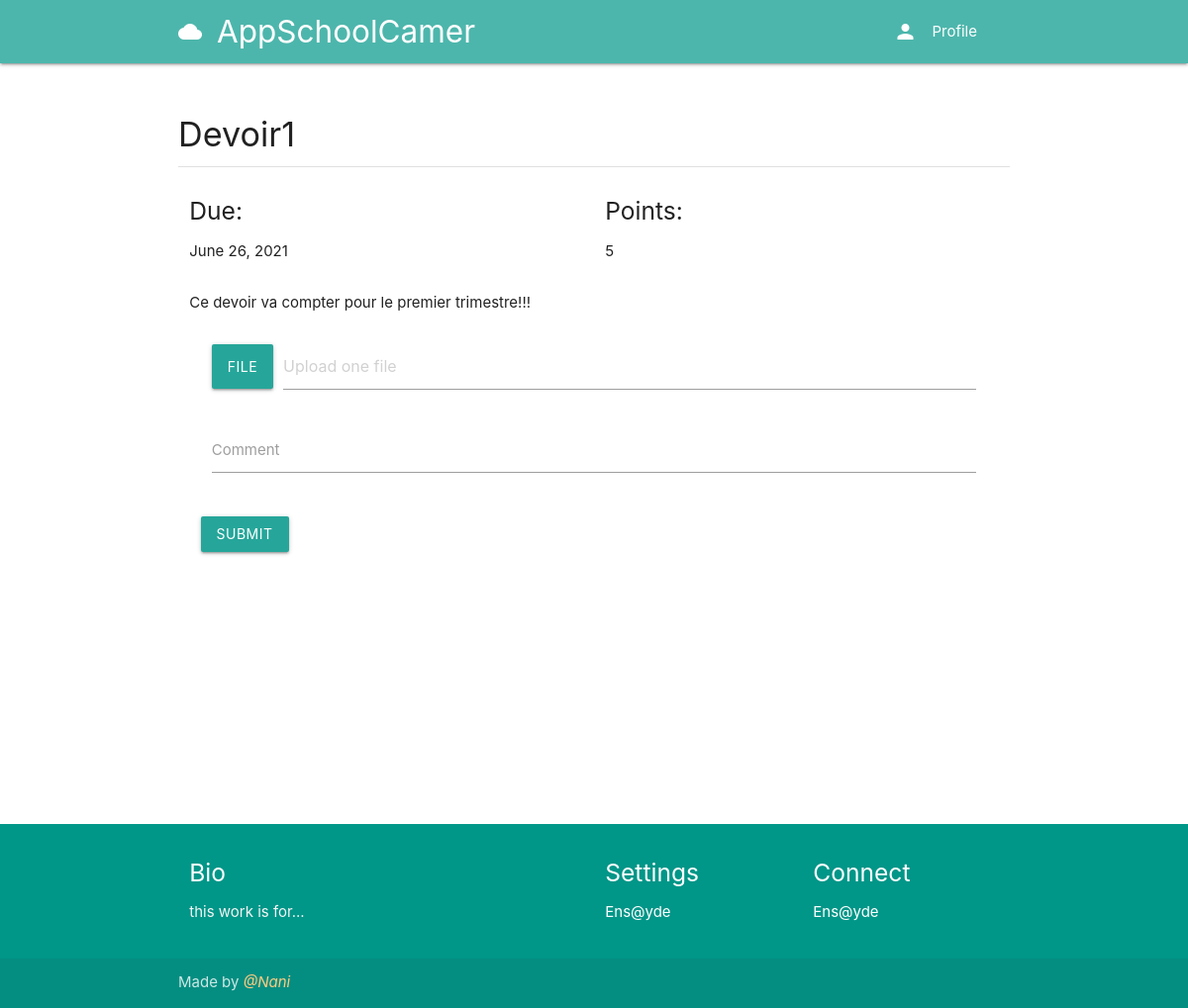
The page /course/e3a2a62b-95ac-4728-9878-0789d56fcc8a/modules/1/assignment/1/start on the database its author committed.
### assignment/models.py (models this page shows, shortened)
class Assignment(models.Model):
	title = models.CharField(max_length=150)
	content = RichTextField()
	points = models.PositiveIntegerField()
	due = models.DateField()
	files = models.ManyToManyField(AssignmentFileContent)
	user = models.ForeignKey(User, on_delete=models.CASCADE)

### assignment/views.py (the view)
# urls.py: path('<course_id>/modules/<module_id>/assignment/<assignment_id>/start', NewSubmission, name='start-assignment'),
def NewSubmission(request, course_id, module_id, assignment_id):
	user = request.user
	assignment = get_object_or_404(Assignment, id=assignment_id)
	course = get_object_or_404(Course, id=course_id)
	if request.method == 'POST':
		form = NewSubmissionForm(request.POST, request.FILES)
		if form.is_valid():
			file = request.FILES.get('file')
			comment = form.cleaned_data.get('comment')
			s = Submission.objects.create(file=file, comment=comment, user=user, assignment=assignment)
			Grade.objects.create(course=course, submission=s)
			Completion.objects.create(user=user, course=course, assignment=assignment)
			return redirect('modules', course_id=course_id)
	else:
		form = NewSubmissionForm()
	context = {
		'form': form,
		'assignment': assignment,
	}
	return render(request, 'assignment/submitassignment.html', context)

### assignment/forms.py
class NewSubmissionForm(forms.ModelForm):
	file = forms.FileField(widget=forms.ClearableFileInput(attrs={'multiple': False}), required=True)
	comment = forms.CharField(widget=forms.TextInput(attrs={'class': 'validate'}), required=True)
	class Meta:
		model = Submission
		fields = ('file', 'comment')

### authy/views.py (called while the page is built)
def SideNavInfo(request):
	user = request.user
	nav_profile = None
	if user.is_authenticated:
		nav_profile = Profile.objects.get(user=user)
	return {'nav_profile': nav_profile}

### direct/views.py (called while the page is built)
def CheckDirects(request):
    directs_count = 0
    if request.user.is_authenticated:
        directs_count = Message.objects.filter(user=request.user, is_read=False).count()
    return {'directs_count': directs_count}

### student_portal/templates/assignment/submitassignment.html (shortened to what this page needs)
{% extends 'base.html' %}
{% load static %}
{% block content %}
<div class="section">
	<h4>{{ assignment.title }}</h4>
	<div class="divider"></div>
</div>
<div class="row">
<div class="col s6">
  <h5>Due:</h5>
  <p>{{ assignment.due }}</p>
</div>
<div class="col s6">
  <h5>Points:</h5>
  <p>{{ assignment.points }}</p>
</div>
<div class="col s12">
  {{ assignment.content | safe }}
</div>
<div class="col s12">
  <form method="post" action="" enctype="multipart/form-data" role="form" class="col s12">
        <div class="file-field input-field col s12">
          <div class="btn">
            <span>File</span>
          </div>
          <div class="file-path-wrapper">
            <input class="file-path validate" type="text" placeholder="Upload one file">
          </div>
        </div>
          <div class="input-field col s12">
            {{ form.comment }}
            <label for="Comment">Comment</label>
          </div>
      <div class="row">
        <div class="col s12">
        </div>
      </div>
      <div class="field">
      <p class="control">
        <button type="submit" value="login" class="btn waves-effect waves-light">
          Submit
        </button>
      </p>
    </div>
  </form>
</div>
</div>
{% endblock %}

### rows shown on the page
Assignment: title "Devoir1", due "June 26, 2021", points "5", content "Ce devoir va compter pour le premier trimestre!!!"
